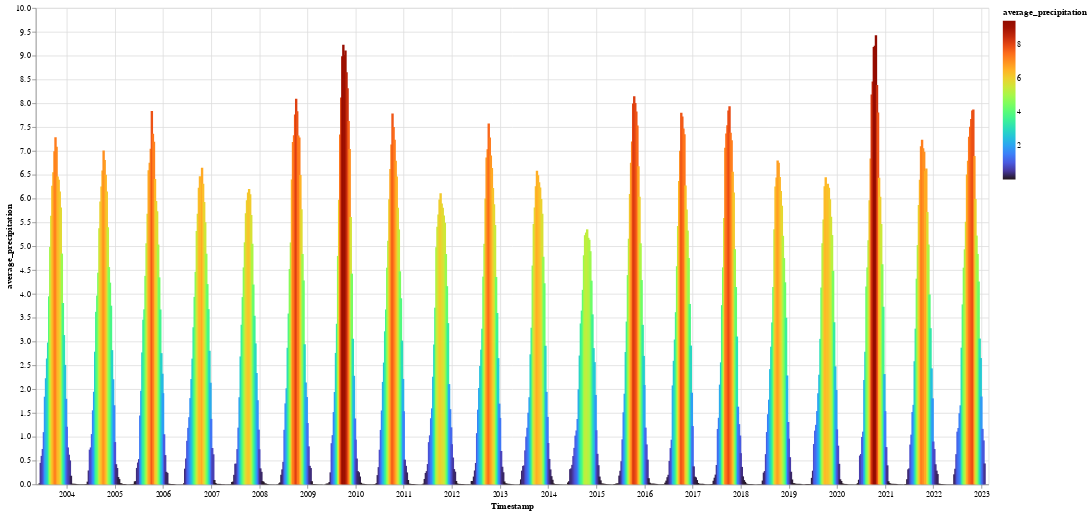

Notebook code cell kept with this figure:
### Code cell
alt.Chart(precipitation_df2).mark_bar(size=3).encode(
    x='Timestamp:T',
    y='average_precipitation:Q',
    color=alt.Color(
        'average_precipitation:Q', scale=alt.Scale(scheme='turbo', domain=(precipitation_df2.average_precipitation.min(),precipitation_df2.average_precipitation.max()))),
    tooltip=[
        alt.Tooltip('Timestamp:T', title='Date'),
        alt.Tooltip('average_precipitation:Q', title='average_precipitation')
    ]).properties(width=1200, height=600)

### Figure 1 — Vega-Lite specification as saved in the notebook (floating-point values rounded to 4 significant figures; data arrays with more than 128 entries replaced by an {"elided": "..."} marker saying what was removed)
{"config": {"view": {"continuousWidth": 400, "continuousHeight": 300}}, "data": {"name": "data-30fe23f9c8833ad6c6a8b1e9b6a7e00f"}, "mark": {"type": "bar", "size": 3}, "encoding": {"color": {"field": "average_precipitation", "scale": {"domain": [0.0003312, 9.428], "scheme": "turbo"}, "type": "quantitative"}, "tooltip": [{"field": "Timestamp", "title": "Date", "type": "temporal"}, {"field": "average_precipitation", "title": "average_precipitation", "type": "quantitative"}], "x": {"field": "Timestamp", "type": "temporal"}, "y": {"field": "average_precipitation", "type": "quantitative"}}, "height": 600, "width": 1200, "$schema": "https://vega.github.io/schema/vega-lite/v4.17.0.json", "datasets": {"data-30fe23f9c8833ad6c6a8b1e9b6a7e00f": {"elided": "904 records"}}}
